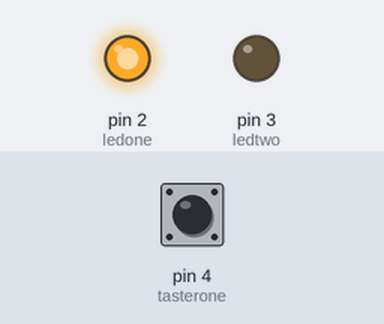
Recording of a sketch running on a simulated Arduino Uno, built with avr-gcc and run on an emulated ATmega328P. On the bench: output pins drawn as LEDs (lit = HIGH). Inputs (shaded band) come from the test bench; at power-on: pin 4 (tasterone) HIGH.

Above: at 0.1 s.
Timing chart, 0 to 1.6 s (numbered marks = the images above):
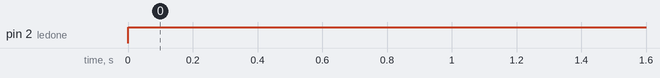

The sketch:

If4.ino
```cpp
#define ledone 2
#define ledtwo 3
#define tasterone 4
#define tastertwo 4

void setup() {
  pinMode (ledone, OUTPUT);
  pinMode (ledtwo, OUTPUT);
  pinMode (tasterone, INPUT_PULLUP);
  pinMode (tastertwo, INPUT_PULLUP);
}
void loop() {
  boolean tasterstateOne = digitalRead(tasterone);
  boolean tasterstateTwo = digitalRead(tastertwo);
  if (tasterstateOne) {
    digitalWrite(ledone, HIGH);
  } else if (tasterstateTwo) {
    digitalWrite(ledtwo, HIGH);
  } else if (tasterstateOne && tasterstateTwo) {
    digitalWrite(ledone, HIGH);
    digitalWrite(ledtwo, HIGH);
  }
}
```

Measured:
- by itself, pin 2 (ledone): LOW → HIGH at 0.00 s
